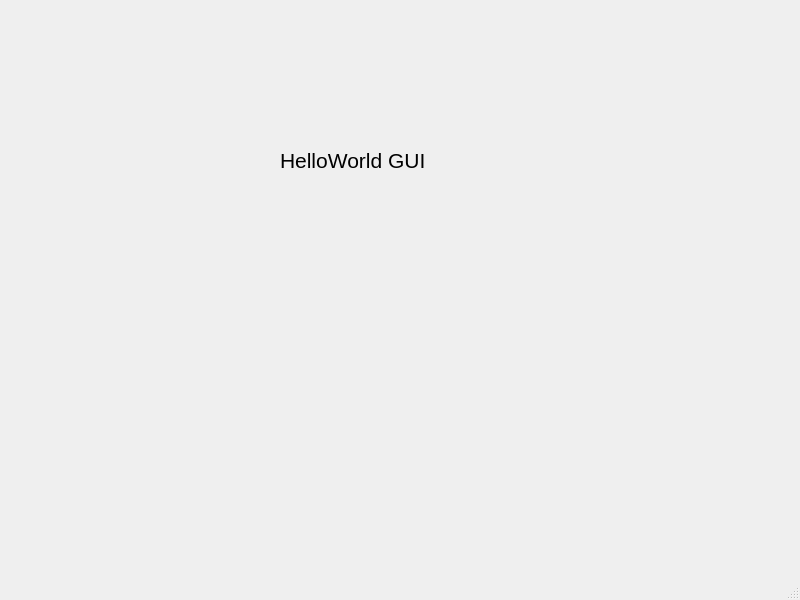
<?xml version="1.0" encoding="UTF-8"?>
<ui version="4.0">
 <class>MainWindow</class>
 <widget class="QMainWindow" name="MainWindow">
  <property name="geometry">
   <rect>
    <x>0</x>
    <y>0</y>
    <width>800</width>
    <height>600</height>
   </rect>
  </property>
  <property name="windowTitle">
   <string>MainWindow</string>
  </property>
  <widget class="QWidget" name="centralwidget">
   <widget class="QLabel" name="label">
    <property name="geometry">
     <rect>
      <x>280</x>
      <y>140</y>
      <width>151</width>
      <height>41</height>
     </rect>
    </property>
    <property name="font">
     <font>
      <pointsize>16</pointsize>
     </font>
    </property>
    <property name="text">
     <string>HelloWorld GUI</string>
    </property>
   </widget>
  </widget>
  <widget class="QMenuBar" name="menubar">
   <property name="geometry">
    <rect>
     <x>0</x>
     <y>0</y>
     <width>800</width>
     <height>22</height>
    </rect>
   </property>
  </widget>
  <widget class="QStatusBar" name="statusbar"/>
 </widget>
 <resources/>
 <connections/>
</ui>
